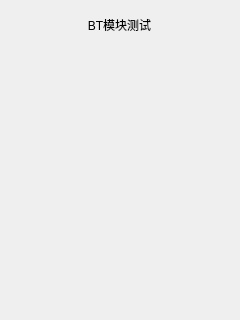
<?xml version="1.0" encoding="UTF-8"?>
<ui version="4.0">
 <class>DialogBtTest</class>
 <widget class="QDialog" name="DialogBtTest">
  <property name="geometry">
   <rect>
    <x>0</x>
    <y>0</y>
    <width>240</width>
    <height>320</height>
   </rect>
  </property>
  <property name="windowTitle">
   <string>Dialog</string>
  </property>
  <widget class="QWidget" name="horizontalLayoutWidget">
   <property name="geometry">
    <rect>
     <x>9</x>
     <y>9</y>
     <width>221</width>
     <height>31</height>
    </rect>
   </property>
   <layout class="QHBoxLayout" name="horizontalLayout">
    <item>
     <widget class="QLabel" name="label">
      <property name="text">
       <string>BT模块测试</string>
      </property>
      <property name="alignment">
       <set>Qt::AlignCenter</set>
      </property>
     </widget>
    </item>
   </layout>
  </widget>
 </widget>
 <resources/>
 <connections/>
</ui>
